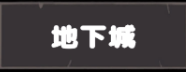
#> input picture pic/enter.png, 186 x 72 px
$ python -i back.py   (imports and definitions only)   (Python 2 division)
#> lines starting #> are read from the running program, lines starting #| are printed output that depends on the picture
### script/settings.py
"""
公共配置加载模块
从 settings.json 读取模拟器、代理、游戏等配置
"""
import json
import os

_SETTINGS_PATH = os.path.join(os.path.dirname(os.path.abspath(__file__)), "settings.json")

# 內存快取，避免每次函數呼叫都重複讀取磁碟
_cache: dict | None = None


def _load():
    """載入 settings.json（utf-8-sig 可相容 Windows 記事本 BOM），結果快取於記憶體"""
    global _cache
    if _cache is None:
        with open(_SETTINGS_PATH, encoding="utf-8-sig") as f:
            _cache = json.load(f)
    return _cache


# [11 lines left out: functions reload, get_emulator_ports, not called in this run]


def get_device_id(key="1"):
    """取得指定模擬器的設備ID"""
    return get_emulator_ports().get(str(key))


def get_default_device():
    """取得預設模擬器設備ID"""
    settings = _load()
    default_key = settings.get("default_emulator", "1")
    return settings["emulators"][default_key]["id"]


# [19 lines left out: function get_all_devices, not called in this run]


def get_run_device_ids(max_count: int = 2):
    """取得要執行的設備 ID 清單（預設最多 2 台）。"""
    return [x["id"] for x in get_all_devices(max_count=max_count)]


def get_proxy():
    """取得代理配置 {"host": "10.0.2.2", "port": 8080}"""
    return _load()["proxy"]


def get_game_package():
    """取得遊戲套件名稱"""
    return _load()["game"]["package"]


# [15 lines left out: functions get_game_activity, get_mumu_config, not called in this run]


def get_cert_config():
    """取得憑證配置 {"hash": "...", "pem_path": "..."}"""
    return _load()["cert"]


def get_telegram_config():
    """Telegram 日誌：{"enabled": bool, "bot_token": str, "chat_id": str}"""
    return _load()["telegram"]


def get_features() -> dict:
    """取得功能開關設定 {"pet_full_check": bool, ...}"""
    return _load().get("features", {})


def get_pet_full_check() -> bool:
    """道具欄滿包偵測開關（預設 True）"""
    return bool(get_features().get("pet_full_check", True))


# [67 lines left out: functions get_auto_recovery, set_pet_full_check, set_telegram_config, not called in this run]

### back.py
"""
Under Dark 自動戰鬥腳本
流程：進入 → 點擊戰鬥 → 驗證碼處理 → 等待戰鬥結束 → 領取獎勵
"""

import sys
import os
import time
import io
from collections import Counter

import cv2
import numpy as np

from utils import (
    log,
    set_telegram_log_forward,
    connect_device,
    take_screenshot,
    load_and_match,
    click_by_image,
    image_exists,
    wait_for_image,
    wait_and_click,
    wait_and_click_any,
    wait_for_disappear,
    wait_for_disappear_any,
    click_fixed,
    CACHE_DIR,
    send_telegram,
)

# ========== 配置區 ==========
# 設備 ID（從 settings.json 讀取）
from settings import get_default_device

# [1 line that did not run here, left out]
NUM = 500

# 圖片路徑（相對於 pic 目錄）
IMG = {
    'enter': "enter.png",
    'enter_fight': "enter_fight.png",
    'adx2': "adx2.png",             # 簡體等：圖上為「獎勵 x2」類文案
    'adx2_tw': "adx2_tw.png",       # 繁體：畫面上為「廣告 x2」時請截此圖放入 pic（必須自行截圖）
    'confirm_fight': "confirm_fight.png",
    'confirm_rewards': "confirm_rewards.png",
    'captcha': "captcha.png",       # 驗證碼彈窗特徵圖（需要截圖提供）
    'pet_full': "pet_full.png",     # 寵物道具已滿提示
    'enter_backpack': "enter_backpack.png",  # 進入背包按鈕
    'pet_bag': "pet_bag.png",       # 背包內寵物分頁
    'composite': "composite.png",   # 合成按鈕
    'composite_confirm': "composite_confirm.png",  # 合成確認
    'left': "left.png",             # 合成品質左切換
    'legendary_quality': "legendary_quality.png",  # 傳說品質樣式
    'home': "home.png",             # 回主頁按鈕
}

# 廣告倍數按鈕：簡繁文案不同，模板需分開；同螢幕只會出現其中一種
ADX2_TEMPLATES = [IMG['adx2'], IMG['adx2_tw']]
ADX2_LABELS = ["獎勵x2(簡)", "廣告x2(繁)"]

# 驗證碼區域配置（根據 Under Dark 遊戲實際介面調整）
#
# --- 校準步驟（位置錯時必做）---
# 1) 出現驗證碼時看 log 的全螢幕寬高（例如 900x1600），或用 pic/cache/screen.png。
# 2) CAPTCHA_REF_WIDTH / HEIGHT 必須與「你量座標時用的那一張截圖」相同寬高。
# 3) 用小畫家等開 screen.png：游標在四位數字「左上角」看狀態列 (x1,y1)，「右下角」 (x2,y2)。
# 4) 設 CAPTCHA_REGION = (x1, y1, x2, y2)。y2-y1 建議至少約 70～120px，勿只切到細線。
# 5) 數字區應在數字鍵盤「上方」；若改動較大，請用同方式重設 BUTTON_REGION（鍵盤外框）。
#
# 參考解析度請與 adb 截圖「寬高一致」（例如 900x1600），再在同解析度全螢幕圖上量 CAPTCHA_REGION、BUTTON_REGION。
# 下列數值為由舊版 450x990 換算到 900x1600 的約略值；若仍「辨識對、點偏」請在截圖上重框鍵盤外框。
CAPTCHA_REF_WIDTH = 900
# 須與 adb 截圖高度一致；誤填 1500、實際 1600 會導致整排按鍵上下錯位
CAPTCHA_REF_HEIGHT = 1600
CAPTCHA_REGION = (220, 645, 660, 771)
# BUTTON_REGION = (60, 795, 820, 1055)
BUTTON_REGION = (60, 750, 820, 1010)
# 在 BUTTON_REGION 四邊內縮再均分 5×2（外框含陰影時可略調；與 stretch 併用時勿過大以免「愈縮愈偏」）
BUTTON_GRID_INSET_RATIO = 0.0
# 鍵盤座標必須與下方 scale_region（CAPTCHA 裁切）一致：「stretch」= 長寬各自縮放（預設，強烈建議）
# 「uniform」= 等比例置中，僅在整支腳本改為同一套 uniform 映射時才用；否則鍵盤與裁切區會錯位
BUTTON_COORD_MODE = "stretch"
# 辨識正確但點偏時：微調（實際螢幕像素，右為正、下為正）
BUTTON_TAP_OFFSET_X = 0
BUTTON_TAP_OFFSET_Y = 0
BUTTON_SECOND_ROW_EXTRA_Y = 0
# 每格「幾何中心」再微調（像素）：綠框已對齊鍵盤但紅點落在鍵的左下／右上時，可右移(+)、上移(-Y)
BUTTON_CELL_NUDGE_PX_X = 0
BUTTON_CELL_NUDGE_PX_Y = 0
# 連續點數字鍵間隔（秒），過快可能被遊戲忽略
CAPTCHA_DIGIT_CLICK_DELAY = 0.28
# 尋找 confirm.png 時僅搜尋螢幕「由上往下」超過此比例的高度（0~1），避免誤匹配頂部其他「確認」字樣
CONFIRM_SEARCH_MIN_Y_RATIO = 0.35
# 寵物滿包判定與合成參數
PET_FULL_THRESHOLD = 0.80
PET_FLOW_THRESHOLD = 0.78
PET_COMPOSITE_MAX_ROUNDS = 12
PET_QUALITY_THRESHOLD = 0.76
PET_QUALITY_MAX_SHIFT = 8
pet_compose_pending = False


# ========== 驗證碼處理區 ==========
# [142 lines left out: functions _warn_captcha_ref_mismatch, _warn_button_coord_mode_mismatch, _save_captcha_overlay, scale_region_float, scale_region, _button_outer_rect_float and 2 more, not called in this run]


def _captcha_variants_bgr(bgr):
    """多種放大／灰階／二值化／反色，供 ddddocr（白字深底時反色常較易辨識）"""
    out = []

    def add(im, scale):
        ih, iw = im.shape[:2]
        nh, nw = max(8, int(ih * scale)), max(8, int(iw * scale))
        out.append(cv2.resize(im, (nw, nh), interpolation=cv2.INTER_CUBIC))

    # 白邊，避免字貼邊
    pad = cv2.copyMakeBorder(bgr, 10, 10, 10, 10, cv2.BORDER_CONSTANT, value=(0, 0, 0))
    add(pad, 2.0)
    add(pad, 3.0)

    add(bgr, 2.0)
    add(bgr, 3.0)
    gray = cv2.cvtColor(bgr, cv2.COLOR_BGR2GRAY)
    add(cv2.cvtColor(gray, cv2.COLOR_GRAY2BGR), 2.0)
    add(cv2.cvtColor(gray, cv2.COLOR_GRAY2BGR), 3.0)

    # 白字黑底 → 反成黑字白底，貼近 ddddocr 常見訓練分佈
    inv = cv2.bitwise_not(gray)
    add(cv2.cvtColor(inv, cv2.COLOR_GRAY2BGR), 2.5)
    add(cv2.cvtColor(inv, cv2.COLOR_GRAY2BGR), 3.0)

    clahe = cv2.createCLAHE(clipLimit=2.0, tileGridSize=(8, 8))
    cl = clahe.apply(gray)
    add(cv2.cvtColor(cl, cv2.COLOR_GRAY2BGR), 3.0)

    _, otsu_bin = cv2.threshold(gray, 0, 255, cv2.THRESH_BINARY + cv2.THRESH_OTSU)
    _, otsu_inv = cv2.threshold(gray, 0, 255, cv2.THRESH_BINARY_INV + cv2.THRESH_OTSU)
    _, fixed_bin = cv2.threshold(gray, 180, 255, cv2.THRESH_BINARY)
    for bn in (otsu_bin, otsu_inv, fixed_bin):
        g3 = cv2.resize(bn, None, fx=3, fy=3, interpolation=cv2.INTER_CUBIC)
        out.append(cv2.cvtColor(g3, cv2.COLOR_GRAY2BGR))
    inv2 = cv2.bitwise_not(otsu_bin)
    g4 = cv2.resize(inv2, None, fx=3, fy=3, interpolation=cv2.INTER_CUBIC)
    out.append(cv2.cvtColor(g4, cv2.COLOR_GRAY2BGR))
    return out


_OCR_INSTANCES = {}


# [35 lines left out: functions _new_dddd_ocr, _normalize_ocr_digits, check_captcha, not called in this run]


def recognize_digits(captcha_img):
    """使用 ddddocr：多變體輪詢 + 投票；僅在取得 4 位數時回傳。"""
    try:
        from PIL import Image
    except ImportError:
        log("[驗證碼] 需要安裝 Pillow: pip install Pillow")
        return None

    if captcha_img is None or captcha_img.size == 0:
        log("[驗證碼] 裁切區域為空（請檢查 CAPTCHA_REGION 是否依參考解析度設定並需 scale_region）")
        return None

    # [6 lines left out: function bgr_to_png_bytes, not called in this run]

    try:
        variants = _captcha_variants_bgr(captcha_img)
        hits = []
        last_raw = []
        rank = 0
        for beta in (True, False):
            ocr = _new_dddd_ocr(beta)
            for var in variants:
                try:
                    text = ocr.classification(bgr_to_png_bytes(var))
                except Exception as ex:
                    log(f"[驗證碼] OCR 呼叫異常: {ex}")
                    rank += 1
                    continue
                last_raw.append((beta, rank, text))
                d = _normalize_ocr_digits(text)
                if len(d) == 4:
                    hits.append((rank, d))
                rank += 1

        if hits:
            cnt = Counter(x[1] for x in hits)
            best_n = max(cnt.values())
            finalists = [dig for dig, n in cnt.items() if n == best_n]
            if len(finalists) == 1:
                chosen = finalists[0]
            else:
                first = {}
                for r, d in hits:
                    if d in finalists and d not in first:
                        first[d] = r
                chosen = min(finalists, key=lambda x: first[x])
                log(f"[驗證碼] 多候選平票 {finalists}，依管線優先: {chosen}")
            log(f"[驗證碼] 識別結果: {chosen}")
            return chosen

        log(f"[驗證碼] 首次識別 0 組 4 位數，嘗試備用方法…（共 {len(variants)} 種變體）")
        for beta, r, text in last_raw[-8:]:
            norm = _normalize_ocr_digits(text)
            log(f"[驗證碼] OCR 原始 beta={beta} #{r}: {repr(text)} -> norm={repr(norm)}")
        log("[驗證碼] 仍失敗：請對照 pic/cache/captcha_debug.png 調整 CAPTCHA_REGION / CAPTCHA_REF_*")
        return None
    except ImportError:
        log("[驗證碼] 需要安裝 ddddocr: pip install ddddocr")
        return None


# [374 lines left out: functions _click_confirm_in_roi_once, _click_captcha_confirm, solve_captcha, solve_captcha_if_needed, _click_if_exists, handle_pet_full_if_needed and 3 more, not called in this run]


# [2 lines not run here, left out]

>>> import cv2
>>> picture = cv2.imread('pic/enter.png', cv2.IMREAD_GRAYSCALE)
#> picture: shape (72, 186); min 0, max 255, mean 69.9
>>> result = recognize_digits(picture)
#> in _captcha_variants_bgr, `pad = cv2.copyMakeBorder(bgr, 10, 10, 10, 10, cv2.BORDER_CONSTANT, val..`:
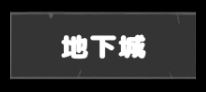
#> pad: shape (92, 206); min 0, max 255, mean 49.4
#> (the run stopped early here; a loop or call above may not have finished)
